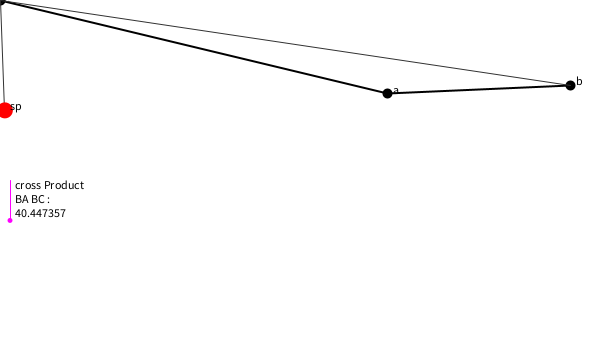
Frame 1 (no input)
Frame 60 (the mouse pressed at the canvas centre just before this capture): identical to frame 1, image omitted
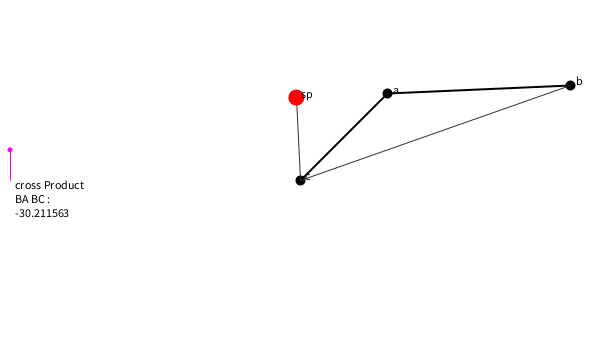
Frame 120 (the mouse held since frame 60 and released just before this capture)

The Processing sketch that drew these frames (run headless with seeded random() and noise(); from frame 60 on, the mouse is pressed at the canvas centre):

// Processing sketch: crossProduct
// ── crossProduct.pde
PVector a, b;


void setup() {
  size(600, 360);

  a = new PVector(random(width), random(height));
  b = new PVector(random(width), random(height));
}

void draw() {
  background(255);

  pushStyle();
  PVector mouse = new PVector(mouseX, mouseY);

  stroke(0);
  strokeWeight(2);
  line(a.x, a.y, b.x, b.y);
  line(a.x, a.y, mouse.x, mouse.y);
  fill(0);
  ellipse(a.x, a.y, 8, 8);
  ellipse(b.x, b.y, 8, 8);
  ellipse(mouse.x, mouse.y, 8, 8);

  PVector norm = scalarProjection(mouse, a, b);
  strokeWeight(1);
  stroke(50);
  line(mouse.x, mouse.y, norm.x, norm.y);

  line(mouse.x, mouse.y, b.x, b.y);

  noStroke();
  fill(255, 0, 0);
  ellipse(norm.x, norm.y, 16, 16);  
  popStyle();

  
  PVector ba = PVector.sub(a, b);
  PVector bc = PVector.sub(mouse, b);
  PVector cross = ba.cross(bc);
  println(degrees(PVector.angleBetween(ba,bc)));
  
  PVector crossN = cross;
  crossN.div(500);
  stroke(255, 0, 255);
  noFill();
  line(10, height/2, 10, height/2 + crossN.z);
  fill(255, 0, 255);
  noStroke();
  ellipse(10, height/2 + crossN.z, 5, 5);
  
  println(cross);
  if(cross.z > 0)
  {
    println("left");
  }
  else
  {
    println("right");
  }
 
 
  fill(0);
  text("a", a.x+5, a.y);
  text("b", b.x+5, b.y);
  text("c", mouseX+5, mouseY);
  text("sp", norm.x+5, norm.y);
  text("cross Product BA BC : "+cross.z, 15, height/2, 70, 100);
}

void keyPressed()
{
  a = new PVector(random(width), random(height));
  b = new PVector(random(width), random(height));
}

PVector scalarProjection(PVector p, PVector a, PVector b) {
  PVector ap = PVector.sub(p, a);
  PVector ab = PVector.sub(b, a);
  ab.normalize(); // Normalize the line
  ab.mult(ap.dot(ab));
  PVector normalPoint = PVector.add(a, ab);
  return normalPoint;
}
